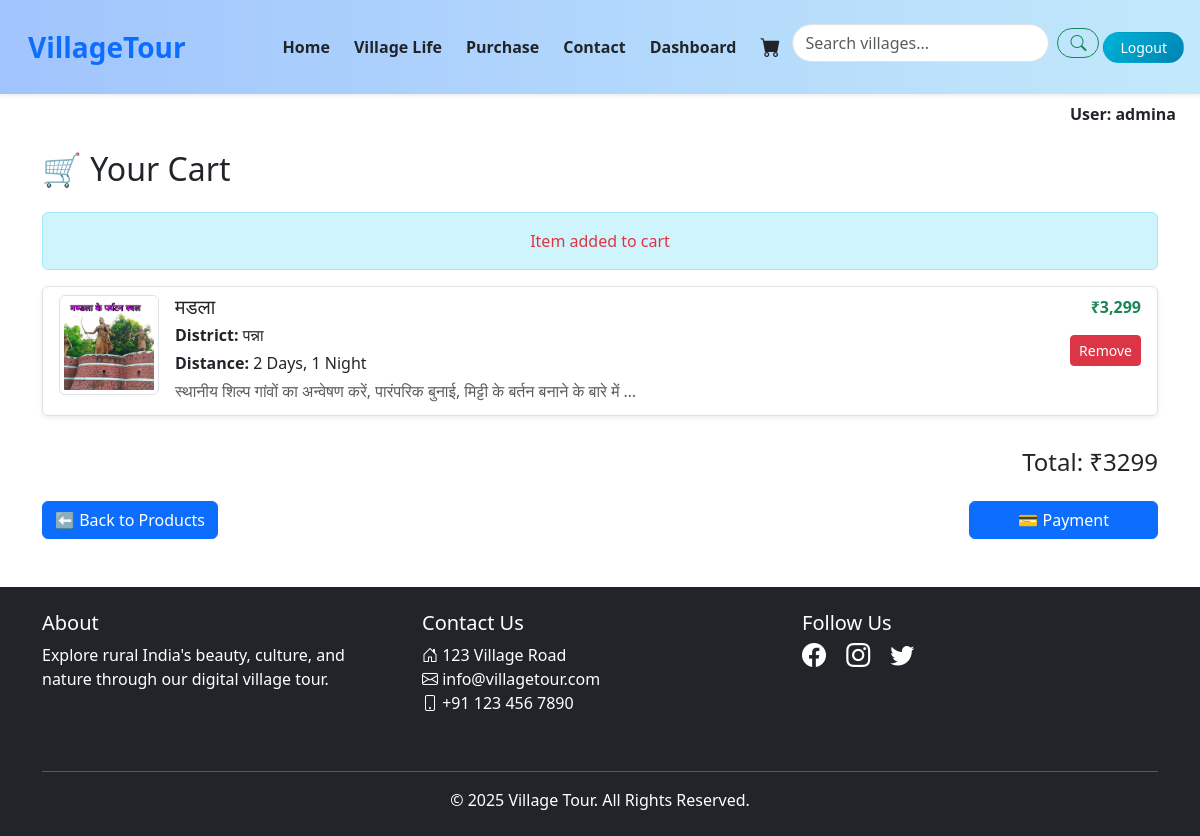
Screenshot of /addcard1/1/4/ with the database file from the repository.
### myvillageapp/models.py (models this page shows, shortened)
class User(models.Model):
    profile_pic = models.ImageField(upload_to='profile_pics/', default='default.jpeg/*', blank=True)
    username = models.CharField(max_length=100)
    email = models.EmailField(unique=True)
    password = models.CharField(max_length=100)
    phone = models.IntegerField()

class Village(models.Model):
    name = models.CharField(max_length=100)
    district = models.CharField(max_length=100)
    price = models.CharField(max_length=100)
    description = models.TextField()
    image = models.ImageField(upload_to='villages/')
    distance = models.CharField(max_length=100)
    category = models.CharField(max_length=100)

### myvillageapp/views.py (the view)
# urls.py: path('addcard1/<int:pk>/<int:it>/',views.addcard1,name='addcard1'),
def addcard1(request,pk,it):
    user = User.objects.get(id=pk)
    databreak = {
        'id': user.id,
        'username': user.username,
        'email': user.email,
        'password': user.password,
        'phone': user.phone,
        'profile_image': user.profile_pic
    }
    cart = request.session.get('cart',[])
    if it in cart:
        msg = "Item already in cart"
        cart = request.session.get('cart',[])
        print(cart)
        cart_items = []
        total = 0
        for i in cart:
          item = Village.objects.get(id=i)
          total += int(''.join(filter(str.isdigit, item.price)))
          cart_items.append(item)
        return render(request,'cartpage.html', {'cart_items': cart_items, 'total': total,'msg': msg, 'user': databreak})
    else:
        cart.append(it)
        request.session['cart']=cart
        msg = "Item added to cart"
        cart = request.session.get('cart',[])
        cart_items = []
        total = 0
        for i in cart:
          item = Village.objects.get(id=i)
          total += int(''.join(filter(str.isdigit, item.price)))
          cart_items.append(item)
        return render(request,'cartpage.html', {'user': databreak,'cart_items': cart_items, 'total': total,'msg': msg,})

### myvillageapp/templates/cartpage.html (shortened to what this page needs)
{% extends 'common.html' %}
{% load static %}
{% block content %}
<h2 class="mb-4">🛒 Your Cart</h2>
{% if msg %}
  <div class="alert alert-info text-center text-danger">{{ msg }}</div>
{% endif %}
<div class="list-group">
  {% for item in cart_items %}
    <div class="list-group-item mb-2 shadow-sm">
      <div class="d-flex">
        <img src="{{ item.image.url }}" alt="{{ item.name }}" class="img-thumbnail me-3" style="width: 100px; height: 100px; object-fit: cover;">
        <div class="flex-grow-1">
          <h5 class="mb-1">{{ item.name }}</h5>
          <p class="mb-1"><strong>District:</strong> {{ item.district }}</p>
          <p class="mb-1"><strong>Distance:</strong> {{ item.distance }}</p>
          <p class="mb-1 text-muted">{{ item.description|truncatewords:15 }}</p>
        </div>
        <div class="text-end" style="min-width: 100px;">
          <p class="text-success fw-bold">{{ item.price }}</p>
          {% if user.id %}
          <form action="{% url 'remove_from_cart1' pk=user.id it=item.id %}" method="post">
            <button type="submit" class="btn btn-danger btn-sm">Remove</button>
          </form>
          {% else %}
          <form action="{% url 'remove_from_cart' it=item.id %}" method="post">
            {% csrf_token %}
            <button type="submit" class="btn btn-danger btn-sm">Remove</button>
          </form>
          {% endif %}
        </div>
      </div>
    </div>
  {% empty %}
    <p>Your cart is empty.</p>
  {% endfor %}
</div>
<div class="d-flex justify-content-end mt-4">
  <h4>Total: ₹{{ total }}</h4>
</div>
<a href="{% url 'village_list' %}" class="btn btn-primary mt-3">⬅ Back to Products</a>
<a href="{% url 'village_list' %}" class="btn btn-primary mt-3 mx-0 px-5 float-end">💳 Payment</a>
{% endblock %}

### myvillageapp/templates/common.html (shortened to what this page needs)
{% load static %}
{% block css %}
  <link rel="stylesheet" href="{% static 'css/common.css' %}">
{% endblock css %}
<!DOCTYPE html>
<html lang="en">
<head>
  <link href="https://cdn.jsdelivr.net/npm/bootstrap@5.3.3/dist/css/bootstrap.min.css" rel="stylesheet">
  <link href="https://cdn.jsdelivr.net/npm/bootstrap-icons/font/bootstrap-icons.css" rel="stylesheet">
</head>
<body>
<nav class="navbar navbar-expand-lg navbar-light bg-white shadow-sm py-3 sticky-top" style="backdrop-filter: blur(10px); background: linear-gradient(to right, #a1c4fd, #c2e9fb);">
  <div class="container-fluid">
    <a class="navbar-brand fw-bold text-primary fs-3 ms-3" href="#">VillageTour</a>
    <div class="collapse navbar-collapse" id="mainNavbar">
      <ul class="navbar-nav ms-auto align-items-lg-center mb-2 mb-lg-0">
        {% if user.id %}
          <li class="nav-item mx-1">
            <a class="nav-link fw-semibold text-dark" href="{% url 'village_list1' pk=user.id %}">Home</a>
          </li>
          <li class="nav-item mx-1">
            <a class="nav-link fw-semibold text-dark" href="{% url 'village_life1' pk=user.id %}">Village Life</a>
          </li>
          <li class="nav-item mx-1">
            <a class="nav-link fw-semibold text-dark" href="{% url 'Purchase1' pk=user.id %}">Purchase</a>
          </li>
          <li class="nav-item mx-1">
            <a class="nav-link fw-semibold text-dark" href="{% url 'contact1' pk=user.id %}">Contact</a>
          </li>
          <li class="nav-item mx-1">
            <a class="nav-link fw-semibold text-dark" href="{% url 'dashboard1' pk=user.id %}">Dashboard</a>
          </li>
          <li class="nav-item mx-1">
            <a class="nav-link text-dark" href="{% url 'showcart1' pk=user.id %}"><i class="bi bi-cart-fill fs-5"></i></a>
          </li>
          <form action="{% url 'village_list' %}" class="d-flex align-items-center mt-2" role="search">
          <input type="text" name="q" class="form-control me-2 rounded-pill" placeholder="Search villages..." aria-label="Search">
          <button class="btn btn-outline-success rounded-pill" type="submit">
            <i class="bi bi-search"></i>
          </button>
        </form>
          <li class="nav-item mx-1">
            <a class="btn btn-gradient-primary rounded-pill px-3 btn-sm" href="{% url 'village_list' %}">Logout</a>
          </li>
        {% endif %}
      </ul>
    </div>
  </div>
</nav>
{% if user.id %}
<div class="text-end pe-4 mt-2 d-none d-lg-block">
  <span class="fw-bold text-dark">User: {{ user.username }}</span>
</div>
{% endif %}
<div class="container my-4">
  {% block content %}{% endblock %}
</div>
<footer class="bg-dark text-white py-4 mt-5">
  <div class="container">
    <div class="row">
      <div class="col-md-4 mb-3">
        <h5><a href="{% url 'about' %}" class="text-white text-decoration-none">About</a></h5>
        <p>Explore rural India's beauty, culture, and nature through our digital village tour.</p>
      </div>
      <div class="col-md-4 mb-3">
        <h5>Contact Us</h5>
        <ul class="list-unstyled">
          <li><i class="bi bi-house-door"></i> 123 Village Road</li>
          <li><i class="bi bi-envelope"></i> info@villagetour.com</li>
          <li><i class="bi bi-phone"></i> +91 123 456 7890</li>
        </ul>
      </div>
      <div class="col-md-4 mb-3">
        <h5>Follow Us</h5>
        <div>
          <a href="https://facebook.com" class="text-white me-3"><i class="bi bi-facebook fs-4"></i></a>
          <a href="https://instagram.com" class="text-white me-3"><i class="bi bi-instagram fs-4"></i></a>
          <a href="https://twitter.com" class="text-white"><i class="bi bi-twitter fs-4"></i></a>
        </div>
      </div>
    </div>
    <hr class="border-light mt-4">
    <div class="text-center">
      &copy; 2025 Village Tour. All Rights Reserved.
    </div>
  </div>
</footer>
</body>
</html>

### myvillageapp/templates/common.html (style rules this page uses)
.btn-gradient-primary { background: linear-gradient(135deg, #00b4db, #0083b0); color: white; transition: all 0.3s ease-in-out; }

### rows the page displays
User: username "admina"
Village: image (picture), name "मडला", district "पन्ना", distance "2 Days, 1 Night", description "स्थानीय शिल्प गांवों का अन्वेषण करें, पारंपरिक बुनाई, मिट्टी के बर्तन बनाने के बारे में …", price "₹3,299"

### other values shown
{{ msg }} "Item added to cart"
{{ total }} "3299"
